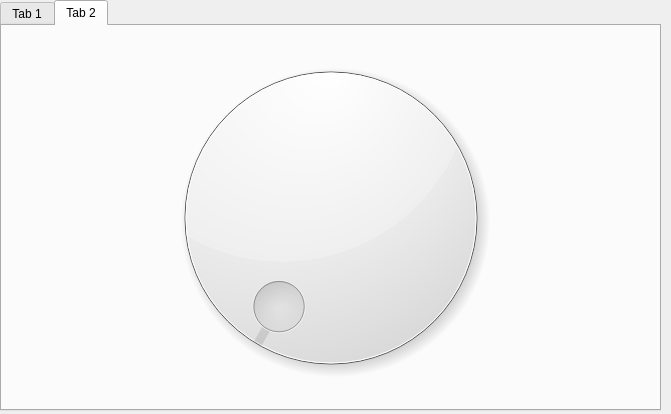
<?xml version="1.0" encoding="UTF-8"?>
<ui version="4.0">
 <class>MainWindow</class>
 <widget class="QMainWindow" name="MainWindow">
  <property name="geometry">
   <rect>
    <x>0</x>
    <y>0</y>
    <width>671</width>
    <height>414</height>
   </rect>
  </property>
  <property name="sizePolicy">
   <sizepolicy hsizetype="Fixed" vsizetype="Fixed">
    <horstretch>0</horstretch>
    <verstretch>0</verstretch>
   </sizepolicy>
  </property>
  <property name="windowTitle">
   <string>MainWindow</string>
  </property>
  <widget class="QWidget" name="centralWidget">
   <widget class="QTabWidget" name="tabWidget">
    <property name="geometry">
     <rect>
      <x>0</x>
      <y>0</y>
      <width>661</width>
      <height>411</height>
     </rect>
    </property>
    <property name="sizePolicy">
     <sizepolicy hsizetype="Expanding" vsizetype="Expanding">
      <horstretch>0</horstretch>
      <verstretch>0</verstretch>
     </sizepolicy>
    </property>
    <property name="currentIndex">
     <number>1</number>
    </property>
    <widget class="QWidget" name="tab">
     <attribute name="title">
      <string>Tab 1</string>
     </attribute>
     <layout class="QVBoxLayout" name="verticalLayout">
      <item>
       <layout class="QVBoxLayout" name="verticalLayout_3">
        <item>
         <widget class="QLabel" name="label">
          <property name="text">
           <string>THE DDS</string>
          </property>
         </widget>
        </item>
       </layout>
      </item>
     </layout>
    </widget>
    <widget class="QWidget" name="tab_2">
     <attribute name="title">
      <string>Tab 2</string>
     </attribute>
     <layout class="QVBoxLayout" name="verticalLayout_2">
      <item>
       <widget class="QDial" name="dial">
        <property name="minimum">
         <number>1</number>
        </property>
        <property name="maximum">
         <number>100</number>
        </property>
        <property name="singleStep">
         <number>1</number>
        </property>
        <property name="pageStep">
         <number>10</number>
        </property>
       </widget>
      </item>
     </layout>
    </widget>
   </widget>
  </widget>
 </widget>
 <layoutdefault spacing="6" margin="11"/>
 <resources/>
 <connections/>
</ui>
